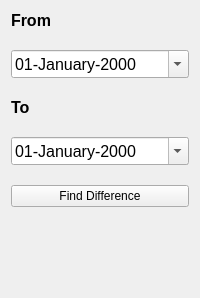
         <widget class="QWidget" name="date_page">
          <layout class="QVBoxLayout" name="verticalLayout_7">
           <property name="spacing">
            <number>20</number>
           </property>
           <item>
            <widget class="QLabel" name="from_label">
             <property name="sizePolicy">
              <sizepolicy hsizetype="Expanding" vsizetype="Expanding">
               <horstretch>0</horstretch>
               <verstretch>0</verstretch>
              </sizepolicy>
             </property>
             <property name="maximumSize">
              <size>
               <width>16777215</width>
               <height>30</height>
              </size>
             </property>
             <property name="font">
              <font>
               <pointsize>12</pointsize>
               <weight>75</weight>
               <bold>true</bold>
              </font>
             </property>
             <property name="text">
              <string>From</string>
             </property>
            </widget>
           </item>
           <item>
            <widget class="QDateEdit" name="from_dEdit">
             <property name="sizePolicy">
              <sizepolicy hsizetype="Expanding" vsizetype="Expanding">
               <horstretch>0</horstretch>
               <verstretch>0</verstretch>
              </sizepolicy>
             </property>
             <property name="maximumSize">
              <size>
               <width>300</width>
               <height>40</height>
              </size>
             </property>
             <property name="font">
              <font>
               <pointsize>12</pointsize>
              </font>
             </property>
             <property name="displayFormat">
              <string>dd-MMMM-yyyy</string>
             </property>
             <property name="calendarPopup">
              <bool>true</bool>
             </property>
            </widget>
           </item>
           <item>
            <widget class="QLabel" name="to_label">
             <property name="sizePolicy">
              <sizepolicy hsizetype="Preferred" vsizetype="Expanding">
               <horstretch>0</horstretch>
               <verstretch>0</verstretch>
              </sizepolicy>
             </property>
             <property name="maximumSize">
              <size>
               <width>16777215</width>
               <height>30</height>
              </size>
             </property>
             <property name="font">
              <font>
               <family>MS Shell Dlg 2</family>
               <pointsize>12</pointsize>
               <weight>75</weight>
               <italic>false</italic>
               <bold>true</bold>
              </font>
             </property>
             <property name="styleSheet">
              <string notr="true"/>
             </property>
             <property name="text">
              <string>To</string>
             </property>
            </widget>
           </item>
           <item>
            <widget class="QDateEdit" name="to_dEdit">
             <property name="sizePolicy">
              <sizepolicy hsizetype="Expanding" vsizetype="Expanding">
               <horstretch>0</horstretch>
               <verstretch>0</verstretch>
              </sizepolicy>
             </property>
             <property name="maximumSize">
              <size>
               <width>300</width>
               <height>40</height>
              </size>
             </property>
             <property name="font">
              <font>
               <pointsize>12</pointsize>
              </font>
             </property>
             <property name="displayFormat">
              <string>dd-MMMM-yyyy</string>
             </property>
             <property name="calendarPopup">
              <bool>true</bool>
             </property>
            </widget>
           </item>
           <item>
            <widget class="QPushButton" name="find_date_diff_pbtn">
             <property name="sizePolicy">
              <sizepolicy hsizetype="Expanding" vsizetype="Expanding">
               <horstretch>0</horstretch>
               <verstretch>0</verstretch>
              </sizepolicy>
             </property>
             <property name="maximumSize">
              <size>
               <width>300</width>
               <height>40</height>
              </size>
             </property>
             <property name="text">
              <string>Find Difference</string>
             </property>
            </widget>
           </item>
           <item>
            <widget class="QLabel" name="date_diff_out">
             <property name="sizePolicy">
              <sizepolicy hsizetype="Expanding" vsizetype="Expanding">
               <horstretch>0</horstretch>
               <verstretch>0</verstretch>
              </sizepolicy>
             </property>
             <property name="maximumSize">
              <size>
               <width>500</width>
               <height>50</height>
              </size>
             </property>
             <property name="font">
              <font>
               <pointsize>13</pointsize>
               <weight>75</weight>
               <bold>true</bold>
              </font>
             </property>
             <property name="text">
              <string/>
             </property>
            </widget>
           </item>
           <item>
            <spacer name="verticalSpacer_2">
             <property name="orientation">
              <enum>Qt::Vertical</enum>
             </property>
             <property name="sizeHint" stdset="0">
              <size>
               <width>20</width>
               <height>40</height>
              </size>
             </property>
            </spacer>
           </item>
          </layout>
         </widget>
